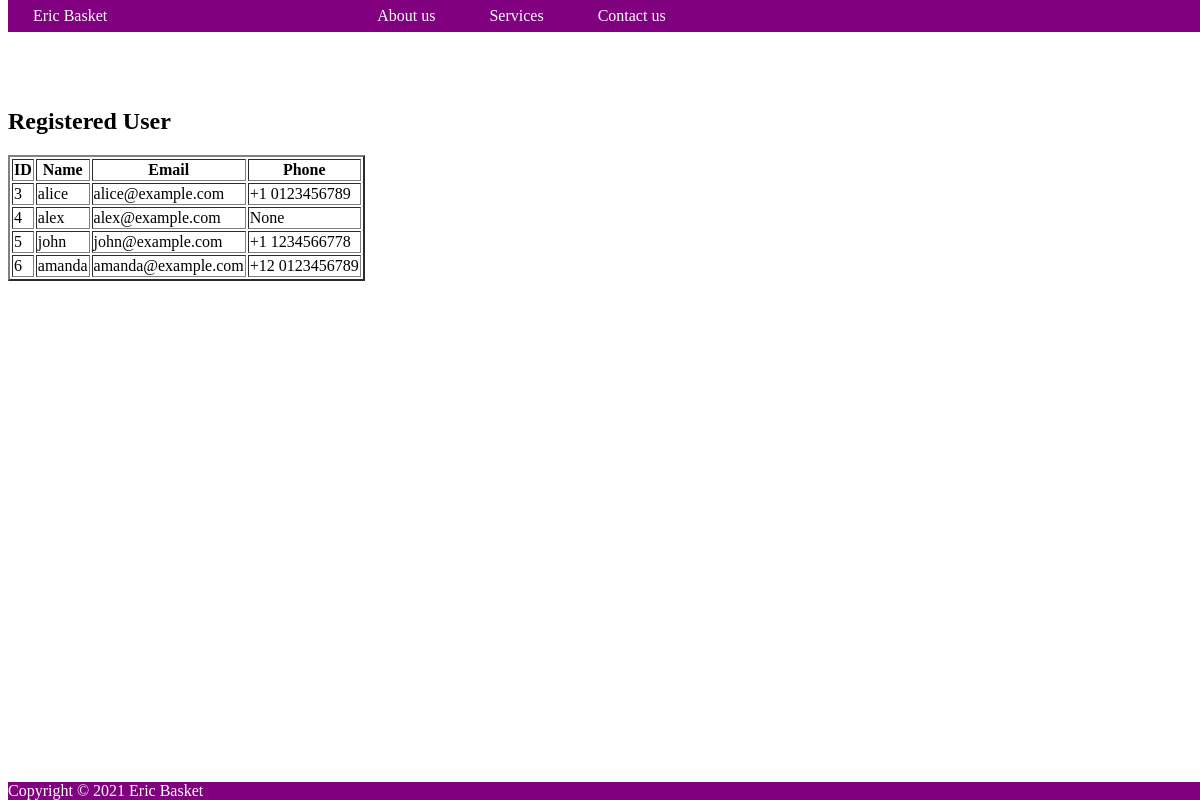
Screenshot of /userlist (signed in) with the database file from the repository.
### project_app1/models.py (models this page shows, shortened)
class RegisteredUser(models.Model):
    name = models.CharField(max_length=100)
    emailid = models.CharField(max_length=100)
    phoneNum = models.CharField(blank=True, null=True, max_length=20)
    password = models.CharField(max_length=30)
    profilePic = models.ImageField(upload_to="profile_pics", default="default.jpeg")

### project_app1/views.py (the view)
# urls.py: path("userlist", views.UserListView.as_view(), name="userlist"),
class UserListView(ListView):
    model = RegisteredUser
    template_name = "user_data.html"
    context_object_name = "alldata"

### project_app1/templates/user_data.html (shortened to what this page needs)
{% extends 'base.html' %}
    {% block content %}
    <h2>Registered User</h2>
    {% if request.user.is_superuser or request.user.is_staff%}
            <table border="2">
                <tr>
                    <th>ID</th>
                    <th>Name</th>
                    <th>Email</th>
                    <th>Phone</th>
                </tr>
                {% for user in alldata %}
                    <tr>
                        <td>{{ user.id }}</td>
                        <td>{{ user.name }}</td>
                        <td>{{ user.emailid }}</td>
                        <td>{{ user.phoneNum }}</td>
                    </tr>
                {% endfor %}
            </table>
        {% endif %}
    {% endblock content %}

### project_app1/templates/base.html (style rules this page uses)
body { padding-top: 80px; padding-bottom: 80px; }

### rows the page displays
RegisteredUser: id "3", name "alice", emailid "alice@example.com", phoneNum "+1 0123456789"
RegisteredUser: id "4", name "alex", emailid "alex@example.com", phoneNum "None"
RegisteredUser: id "5", name "john", emailid "john@example.com", phoneNum "+1 1234566778"
RegisteredUser: id "6", name "amanda", emailid "amanda@example.com", phoneNum "+12 0123456789"
